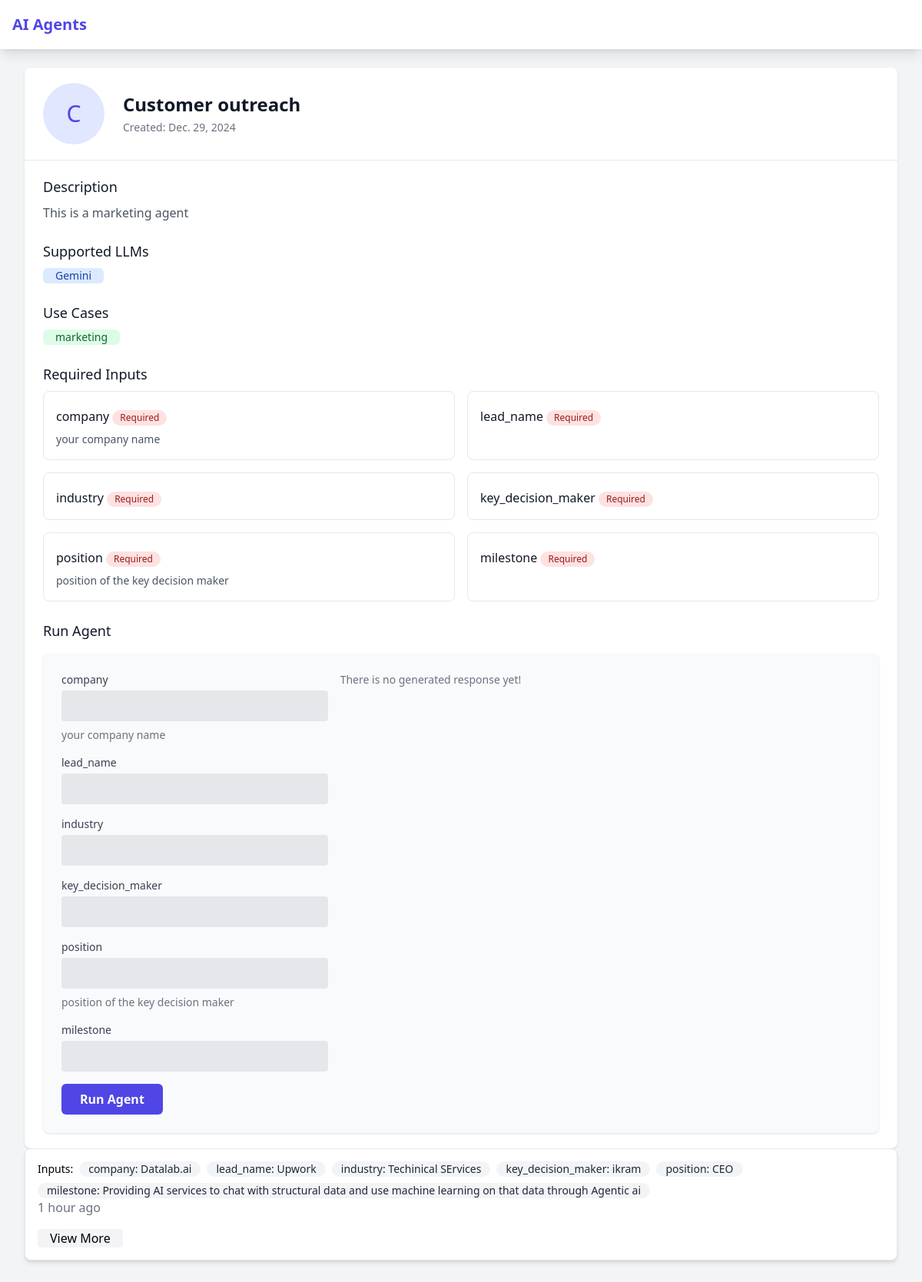
Screenshot of /agents/5/ (signed in) with the database file from the repository.
### agents/models.py (models this page shows, shortened)
class Agent(models.Model):
    name = models.CharField(max_length=100)
    description = models.TextField()
    created_at = models.DateTimeField(auto_now_add=True)
    is_active = models.BooleanField(default=False)
    updated_at = models.DateTimeField(auto_now=True)
    uploaded_by = models.ForeignKey(get_user_model(), on_delete=models.SET_NULL, null=True, related_name='agents')
    usecases = models.ManyToManyField(Usecase, related_name='agents',blank=True)
    llms =  models.ManyToManyField(AgentLLM, related_name='agents',blank=True)
    class Meta:
        indexes = [
            models.Index(fields=['name', 'is_active']),
            models.Index(fields=['-created_at'])
        ]

class AgentLLM(models.Model):
    name = models.CharField(max_length=100)

class Usecase(models.Model):
    name = models.CharField(max_length=100)
    description = models.TextField(blank=True, null=True)

class AgentInput(models.Model):
    agent = models.ForeignKey(Agent, on_delete=models.CASCADE, related_name='inputs')
    name = models.CharField(max_length=100)
    input_type = models.CharField(max_length=50, choices=[
        ('text', 'Text'),
        ('file', 'File'),
        ('image', 'Image'),
        ('video', 'Video'),
        ('audio', 'Audio'),
    ],default='text')
    is_required = models.BooleanField(default=True)
    description = models.TextField(blank=True, null=True)
    class Meta:
        indexes = [
            models.Index(fields=['agent', 'input_type'])
        ]

class AgentResponse(models.Model):
    user = models.ForeignKey(get_user_model(), on_delete=models.SET_NULL,null=True, related_name='responses')
    agent = models.ForeignKey(Agent, on_delete=models.CASCADE, related_name='responses')
    started_at = models.DateTimeField(auto_now_add=True)
    completed_at = models.DateTimeField(auto_now=True)
    output = models.TextField(blank=True, null=True)
    status = models.CharField(
        max_length=20,
        choices=[
            ('pending', 'Pending'),
            ('processing', 'Processing'),
            ('completed', 'Completed'),
            ('failed', 'Failed')
        ],
        default='pending',
        db_index=True
    )
    error_message = models.TextField(null=True, blank=True)
    task_id = models.CharField(max_length=255, null=True, blank=True)
    class Meta:
        ordering = ['-started_at']
        indexes = [
            models.Index(fields=['user', '-started_at']),
            models.Index(fields=['agent', 'status'])
        ]
    def execution_time(self):
        return (self.completed_at - self.started_at).seconds
    def get_html_content(self):
        from markdown2 import markdown
        return markdown(self.output) if self.output else None

class AgentResponseInput(models.Model):
    agent_response = models.ForeignKey(AgentResponse, on_delete=models.CASCADE, related_name='response_inputs')
    agent_input = models.ForeignKey(AgentInput, on_delete=models.CASCADE, related_name='response_inputs')
    value = models.TextField()  # Store the user's input here (text, file path, image URL, etc.)
    is_valid = models.BooleanField(default=True)  # Optional: To track if the input is valid (for required fields, etc.)
    created_at = models.DateTimeField(auto_now_add=True)
    def __str__(self):
        return f" {self.agent_input.name}: {self.value}"
    class Meta:
        indexes = [
            models.Index(fields=['agent_response', 'agent_input']),
        ]

### agents/views.py (the view)
# urls.py: path('agents/<int:pk>/', views.AgentDetailView.as_view(), name='agent-detail'),
class AgentDetailView(DetailView):
    model = Agent
    template_name = 'agents/agent_detail.html'
    context_object_name = 'agent'
    def get_context_data(self, **kwargs):
        context = super().get_context_data(**kwargs)
        agent = self.get_object()
        responses = (
            AgentResponse.objects
            .filter(agent=agent, user=self.request.user)
            .select_related('agent', 'user')
            .prefetch_related(
                Prefetch(
                    'response_inputs',
                    queryset=AgentResponseInput.objects.select_related('agent_input')  # Optimize nested FK
                )
            )
        )
        context['inputs'] = agent.inputs.all()
        context['responses'] = responses
        context['form'] = AgentInputForm(agent=agent)  # Add the form to the context
        return context

### agents/forms.py
class AgentInputForm(forms.Form):
    def __init__(self, *args, agent=None, **kwargs):
        super().__init__(*args, **kwargs)
        if agent:
            for agent_input in agent.inputs.all():
                field_type = forms.CharField
                if agent_input.input_type != 'text':
                    field_type = forms.FileField
                self.fields[f'input_{agent_input.id}'] = field_type(
                    label=agent_input.name,
                    required=agent_input.is_required,
                    help_text=agent_input.description
                )
                self.fields[f'input_{agent_input.id}'].widget.attrs['class'] = 'w-full bg-gray-200 appearance-none border-2 border-gray-200 rounded w-full py-2 px-4 text-gray-700 leading-tight focus:outline-none focus:bg-white focus:border-purple-500'

### templates/agents/agent_detail.html (shortened to what this page needs)
{% extends 'base.html' %}
{% block content %}
<div class="bg-white shadow overflow-hidden sm:rounded-lg">
    <div class="px-4 py-5 sm:px-6">
        <div class="flex items-center">
            <div class="w-20 h-20 rounded-full bg-indigo-100 flex items-center justify-center">
                <span class="text-3xl text-indigo-600">{{ agent.name|first }}</span>
            </div>
            <div class="ml-6">
                <h1 class="text-2xl font-bold text-gray-900">{{ agent.name }}</h1>
                <p class="mt-1 max-w-2xl text-sm text-gray-500">Created: {{ agent.created_at|date }}</p>
            </div>
        </div>
    </div>
    <div class="border-t border-gray-200 px-4 py-5 sm:px-6">
        <div class="grid grid-cols-1 gap-6">
            <div>
                <h3 class="text-lg font-medium text-gray-900">Description</h3>
                <p class="mt-2 text-gray-600">{{ agent.description }}</p>
            </div>
            <div>
                <h3 class="text-lg font-medium text-gray-900">Supported LLMs</h3>
                <div class="mt-2 flex flex-wrap gap-2">
                    {% for llm in agent.llms.all %}
                        <div class="bg-blue-100 text-blue-800 px-4  rounded-md">
                            <h4 class="text-sm font-medium">{{ llm.name }}</h4>
                        </div>
                    {% endfor %}
                </div>
            </div>
            <div>
                <h3 class="text-lg font-medium text-gray-900">Use Cases</h3>
                <div class="mt-2 flex flex-wrap gap-2">
                    {% for use_case in agent.usecases.all %}
                        <div class="bg-green-100 text-green-800 px-4  rounded-md">
                            <h4 class="text-sm font-medium">{{ use_case.name }}</h4>
                        </div>
                    {% endfor %}
                </div>
            </div>
            <div>
                <h3 class="text-lg font-medium text-gray-900">Required Inputs</h3>
                <div class="mt-2 grid grid-cols-1 gap-4 sm:grid-cols-2">
                    {% for input in inputs %}
                        <div class="border rounded-lg p-4">
                            <h4 class="font-medium text-gray-900">{{ input.name }}
                                <span class="mt-2 inline-flex items-center px-2.5 py-0.5 rounded-full text-xs font-medium {% if input.is_required %}bg-red-100 text-red-800{% else %}bg-gray-100 text-gray-800{% endif %}">
                                    {{ input.is_required|yesno:"Required,Optional" }}
                                </span>
                            </h4>
                            {% if input.description %}
                                <p class="mt-2 text-sm text-gray-600">{{ input.description }}</p>
                            {% endif %}
                        </div>
                    {% endfor %}
                </div>
            </div>
            <div>
                <h3 class="text-lg font-medium text-gray-900">Run Agent</h3>
                <div class="mt-4 bg-gray-50 p-6 rounded-lg shadow flex flex-wrap gap-4">
                    <form class="w-full md:w-auto md:flex-none md:basis-1/3 pr-0" method="post" action="{% url 'agent-run' agent.id %}" enctype="multipart/form-data">
                        {% for field in form %}
                        <div class="mb-4">
                            <label for="{{ field.id_for_label }}" class="block text-sm font-medium text-gray-700">
                                {{ field.label }}
                            </label>
                            <div class="mt-1">
                                {{ field }}
                                {% if field.help_text %}
                                <p class="mt-2 text-sm text-gray-500">{{ field.help_text }}</p>
                                {% endif %}
                            </div>
                        </div>
                        {% endfor %}
                        <div class="flex justify-start">
                            <button type="submit" class="bg-indigo-600 text-white font-bold px-6 py-2 rounded-md hover:bg-indigo-700 focus:ring focus:ring-indigo-300 focus:outline-none">
                                Run Agent
                            </button>
                        </div>
                    </form>
                    <div id="response-content" class="flex-1 overflow-auto">
                        <p class="text-sm text-gray-500">There is no generated response yet!</p>
                    </div>
                </div>
            </div>
        </div>
    </div>
</div>
<div id="response-section" class="col-span-2">
    <div>
        {% if responses %}
            {% include 'agents/response_content.html' with response=responses %}
        {% endif %}
    </div>
</div>
{% endblock %}

### templates/agents/response_content.html (shortened to what this page needs)
{% for response in responses %}
    <div class="bg-white shadow-md rounded-lg mb-4 p-4 border border-gray-200">
        <div class="mb-4">
            <div class="flex flex-wrap gap-2">
                <strong class="text-sm font-medium">Inputs:</strong>
                {% for input in response.response_inputs.all %}
                <span class="inline-flex items-center px-3  rounded-full text-sm font-medium bg-gray-100 text-gray-800">
                    {{ input }}
                </span>
                {% endfor %}
            </div>
            <p class="text-gray-500">{{ response.started_at|timesince }} ago</p>
        </div>
        <div class="mt-4">
            <button
                id="toggle-button-{{ forloop.counter }}"
                onclick="toggleDetails({{ forloop.counter }})"
                class="bg-gray-100 hover:bg-gray-700 hover:text-white text-black font-medium px-4 rounded">
                View More
            </button>
        </div>
    </div>
{% endfor %}

### rows the page displays
Agent: name|first "C", name "Customer outreach", created_at "Dec. 29, 2024", description "This is a marketing agent"
AgentLLM: name "Gemini"
Usecase: name "marketing"
AgentInput: name "company", is_required "Required", description "your company name", label "company", help_text "your company name"
AgentInput: name "lead_name", is_required "Required", label "lead_name"
AgentInput: name "industry", is_required "Required", label "industry"
AgentInput: name "key_decision_maker", is_required "Required", label "key_decision_maker"
AgentInput: name "position", is_required "Required", description "position of the key decision maker", label "position", help_text "position of the key decision maker"
AgentInput: name "milestone", is_required "Required", label "milestone"
AgentResponse: started_at "1 hour"
AgentResponseInput: agent_input+value "company: Datalab.ai"
AgentResponseInput: agent_input+value "lead_name: Upwork"
AgentResponseInput: agent_input+value "industry: Techinical SErvices"
AgentResponseInput: agent_input+value "key_decision_maker: ikram"
AgentResponseInput: agent_input+value "position: CEO"
AgentResponseInput: agent_input+value "milestone: Providing AI services to chat with structural data and use machine learning on that data through Agentic ai"
